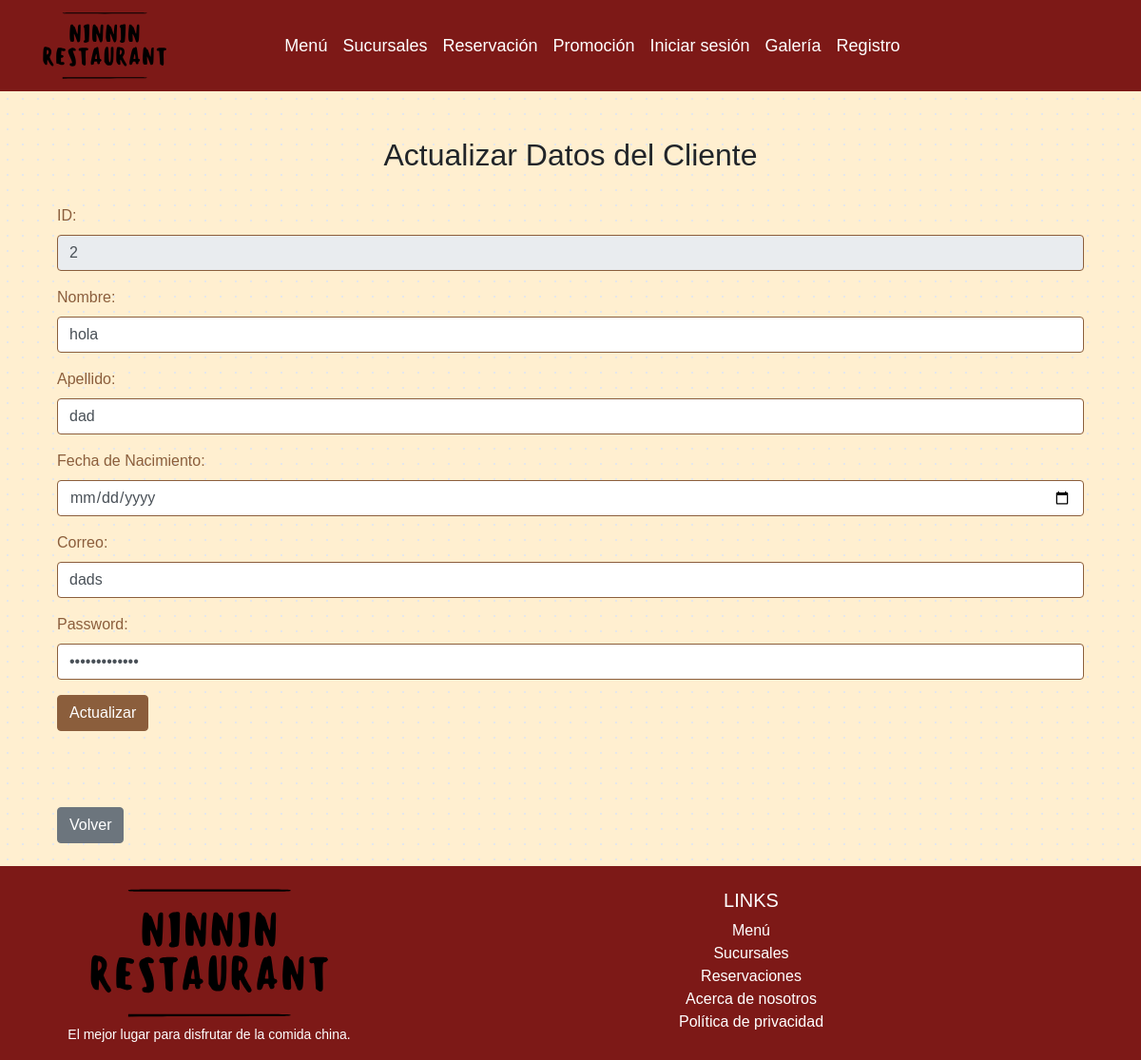
/clientes/clientes_findEdit/2, run on the app's committed database.
### clientes/models.py (models this page shows, shortened)
class Cliente(models.Model):
    user   = models.OneToOneField(User, on_delete=models.CASCADE)
    nombre = models.CharField(max_length=100)
    apellido = models.CharField(max_length=100)
    fecha_nacimiento = models.DateField()
    email = models.EmailField()
    password = models.CharField(max_length=100)

### clientes/views.py (the view)
# urls.py: path('clientes_findEdit/<str:pk>', views.clientes_findEdit, name='clientes_findEdit'),
def clientes_findEdit(request,pk):
    if pk != "":
        cliente = Cliente.objects.get(id=pk)
        user = User.objects.all()
        print(type(cliente.nombre))
        context={'cliente':cliente, 'user':user }
        if cliente:
            return render(request, 'clientes/clientes_edit.html',context)
        else:
                context={'mensaje':"Error, id no existe"}
                return render(request, 'clientes/cliente_list.html', context)

### clientes/templates/clientes/clientes_edit.html (shortened to what this page needs)
{% extends "clientes/base.html" %}
{%block content %}
    <div class="container mt-4">
        {% if cliente %}
            <h2 class="text-center">Actualizar Datos del Cliente</h2> <br>
            <form action="{% url 'clientesUpdate' %}" method="POST">
                <div class="form-group">
                    <label for="ID">ID:</label>
                    <input type="text" class="form-control" id="ID" name="ID" value="{{ cliente.id }}" readonly>
                </div>
                <div class="form-group">
                    <label for="nombre">Nombre:</label>
                    <input type="text" class="form-control" id="nombre" name="nombre" value="{{ cliente.nombre }}" required>
                </div>
                <div class="form-group">
                    <label for="apellido">Apellido:</label>
                    <input type="text" class="form-control" id="apellido" name="apellido" value="{{ cliente.apellido }}" required>
                </div>
                <div class="form-group">
                    <label for="fecha_nacimiento">Fecha de Nacimiento:</label>
                    <input type="date" class="form-control" id="fecha_nacimiento" name="fecha_nacimiento" value="{{ cliente.fecha_nacimiento }}" required>
                </div>
                <div class="form-group">
                    <label for="correo">Correo:</label>
                    <input type="email" class="form-control" id="correo" name="correo" value="{{ cliente.email }}" required>
                </div>
                <div class="form-group">
                    <label for="password">Password:</label>
                    <input type="password" class="form-control" id="password" name="password" value="{{ cliente.password }}" required>
                </div>
                <button type="submit" class="btn btn-primary">Actualizar</button>
            </form>
            <br><br>
        {% endif %}
        <a href="{% url 'crud' %}" class="btn btn-secondary mt-2">Volver</a>
    </div>
{% endblock %}

### mysite/static/Layout/style.css (style rules this page uses)
body { background: radial-gradient(#e5e7eb 1px, transparent 1px); background-color: #FFEFD0; background-size: 16px 16px; font-family: Arial, sans-serif; }
.form-group label { color: #8b5e3c; }
.form-control { border-color: #8b5e3c; }
.btn-primary { background-color: #8b5e3c; border-color: #8b5e3c; }
.form-control::placeholder { color: #8b5e3c; }

### data on the page
Cliente: ID "2", nombre "hola", apellido "dad", correo "dads"
